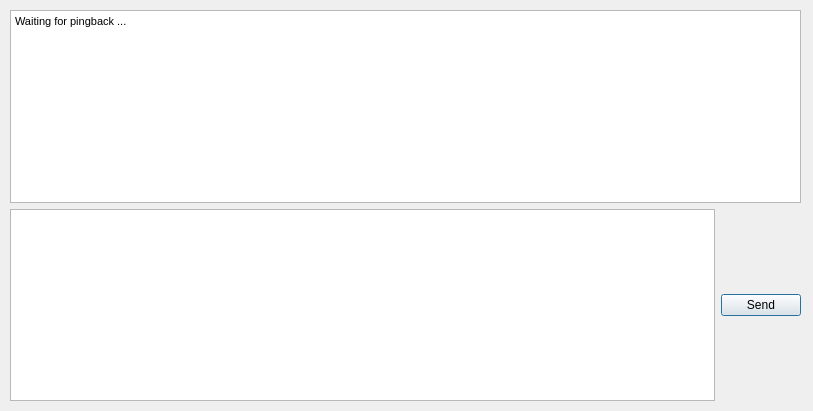
<?xml version="1.0" encoding="UTF-8"?>
<ui version="4.0">
 <class>ReverseShellDlg</class>
 <widget class="QDialog" name="ReverseShellDlg">
  <property name="geometry">
   <rect>
    <x>0</x>
    <y>0</y>
    <width>813</width>
    <height>411</height>
   </rect>
  </property>
  <property name="windowTitle">
   <string>Reverse Shell</string>
  </property>
  <widget class="QWidget" name="verticalLayoutWidget">
   <property name="geometry">
    <rect>
     <x>10</x>
     <y>10</y>
     <width>791</width>
     <height>391</height>
    </rect>
   </property>
   <layout class="QVBoxLayout" name="verticalLayout">
    <property name="spacing">
     <number>6</number>
    </property>
    <item>
     <widget class="QTextEdit" name="txtShellOutput">
      <property name="readOnly">
       <bool>true</bool>
      </property>
      <property name="html">
       <string>&lt;!DOCTYPE HTML PUBLIC &quot;-//W3C//DTD HTML 4.0//EN&quot; &quot;http://www.w3.org/TR/REC-html40/strict.dtd&quot;&gt;
&lt;html&gt;&lt;head&gt;&lt;meta name=&quot;qrichtext&quot; content=&quot;1&quot; /&gt;&lt;style type=&quot;text/css&quot;&gt;
p, li { white-space: pre-wrap; }
&lt;/style&gt;&lt;/head&gt;&lt;body style=&quot; font-family:'MS Shell Dlg 2'; font-size:8.25pt; font-weight:400; font-style:normal;&quot;&gt;
&lt;p style=&quot; margin-top:0px; margin-bottom:0px; margin-left:0px; margin-right:0px; -qt-block-indent:0; text-indent:0px;&quot;&gt;Waiting for pingback ...&lt;/p&gt;&lt;/body&gt;&lt;/html&gt;</string>
      </property>
     </widget>
    </item>
    <item>
     <layout class="QHBoxLayout" name="horizontalLayout">
      <item>
       <widget class="QTextEdit" name="txtShellInput">
        <property name="sizePolicy">
         <sizepolicy hsizetype="Expanding" vsizetype="Expanding">
          <horstretch>0</horstretch>
          <verstretch>0</verstretch>
         </sizepolicy>
        </property>
       </widget>
      </item>
      <item>
       <widget class="QPushButton" name="btnSend">
        <property name="text">
         <string>Send</string>
        </property>
       </widget>
      </item>
     </layout>
    </item>
   </layout>
  </widget>
 </widget>
 <resources/>
 <connections/>
</ui>
